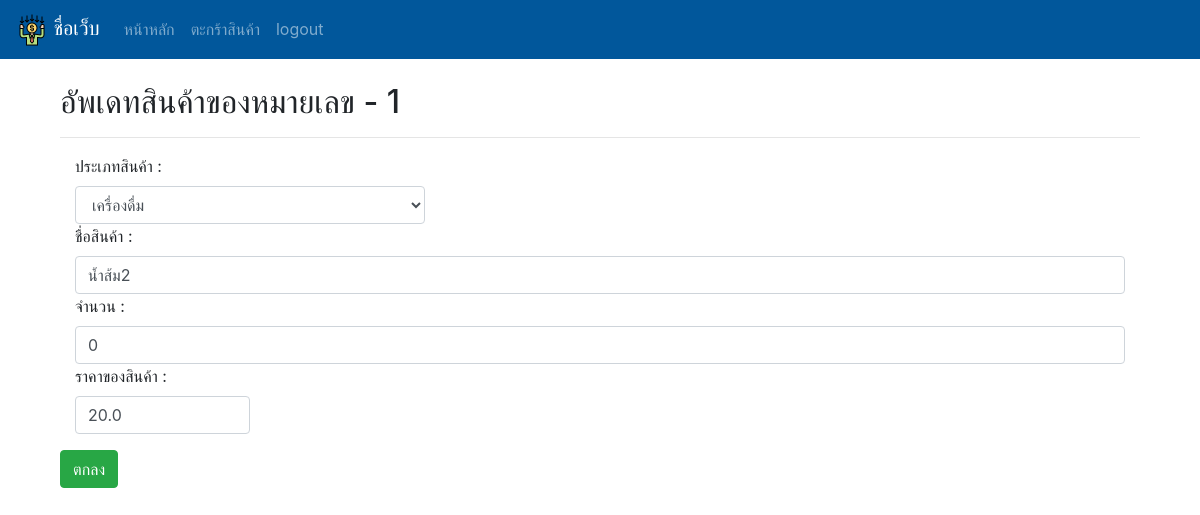
Before: /manage/product/1 with the older database file.
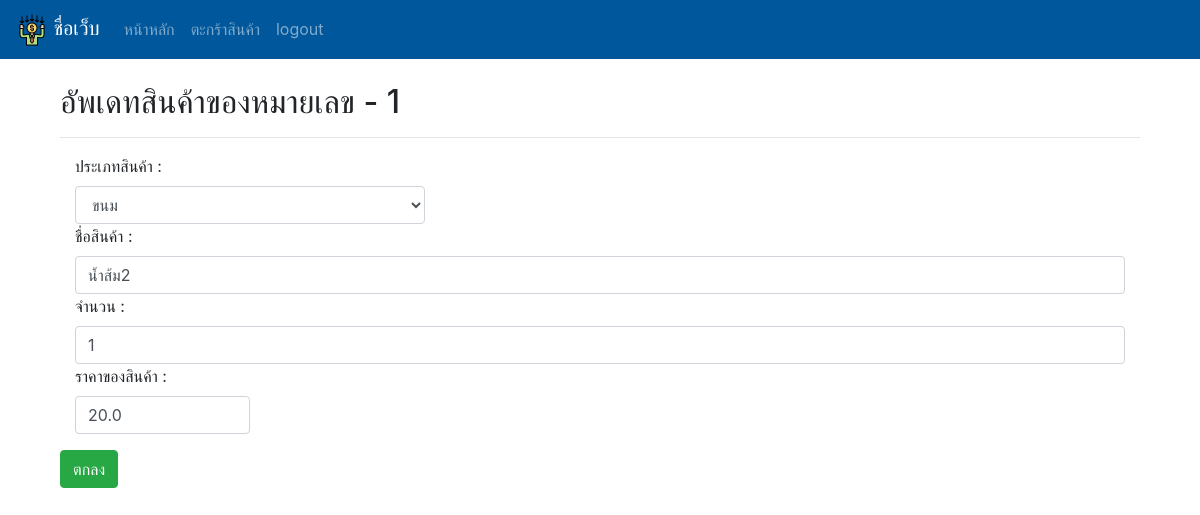
After: the same page with the newer database file.
### main/models.py (models this page shows, shortened)
class Product(models.Model):
    type = models.ForeignKey(Type, on_delete=models.PROTECT,null=True)
    name = models.CharField(max_length=255)
    price = models.FloatField()
    stock = models.IntegerField()
    picture = models.ImageField(upload_to='product_pic',null=True,blank=True)

class Type(models.Model):
    type_name = models.CharField(max_length=255)

### manage/views.py (the view, shortened to what this page needs)
# urls.py: path('product/<int:product_id>',views.product_update,name='pup'),
def product_update(request,product_id):
    page_title = 'Update Product = %d' %product_id
    product = Product.objects.get(pk=product_id)
    type = Type.objects.all()
    notice = ''
    context={
        'num':product_id,
        'product':product,
        'type':type,
        'notice':notice,
        'page_title':page_title
    }
    return render(request,'manage/product_form.html',context=context)

### manage/templates/manage/product_form.html (shortened to what this page needs)
{% extends 'basesell.html' %}
{% block content %}
 <div class="container">
  {% if product.id %}
  <form method="POST" action="{% url 'pup' product_id=num %}">
    <h2>อัพเดทสินค้าของหมายเลข - {{num}}</h2>
    <hr>
      {% endif %}
      <div class="form-group">
        <div class="col">
          {% if product.id %}
          <label>ประเภทสินค้า :</label>
          <select name="txt" class="form-control col-4">
            {% for t in type %}
            <option value="{{t.id}}" {% if product.type.id == t.id %} selected {% endif %}>{{t.type_name}}</option>
            {% endfor %}
          </select>
          {% endif %}
        </div>
        <div class="col">
          <label>ชื่อสินค้า :</label>
          <input type="text" class="form-control" name="txt_2" value="{{product.name}}" required>
        </div>
        <div class="col">
          <label>จำนวน :</label>
          <input type="text" class="form-control" name="txt_3" value="{{product.stock}}" required>
        </div>
        <div class="col">
          <label>ราคาของสินค้า :</label>
          <input type="text" class="form-control col-2" name="txt_4" value="{{product.price}}" required>
        </div>
      </div>
      <input type="submit" class="btn btn-success" value="ตกลง">
    </form><br>
</div>
{% endblock %}

Changed rows visible on the page:
changed Product "น้ำส้ม2": txt "เครื่องดื่ม" → "ขนม"; txt_3 "0" → "1"
